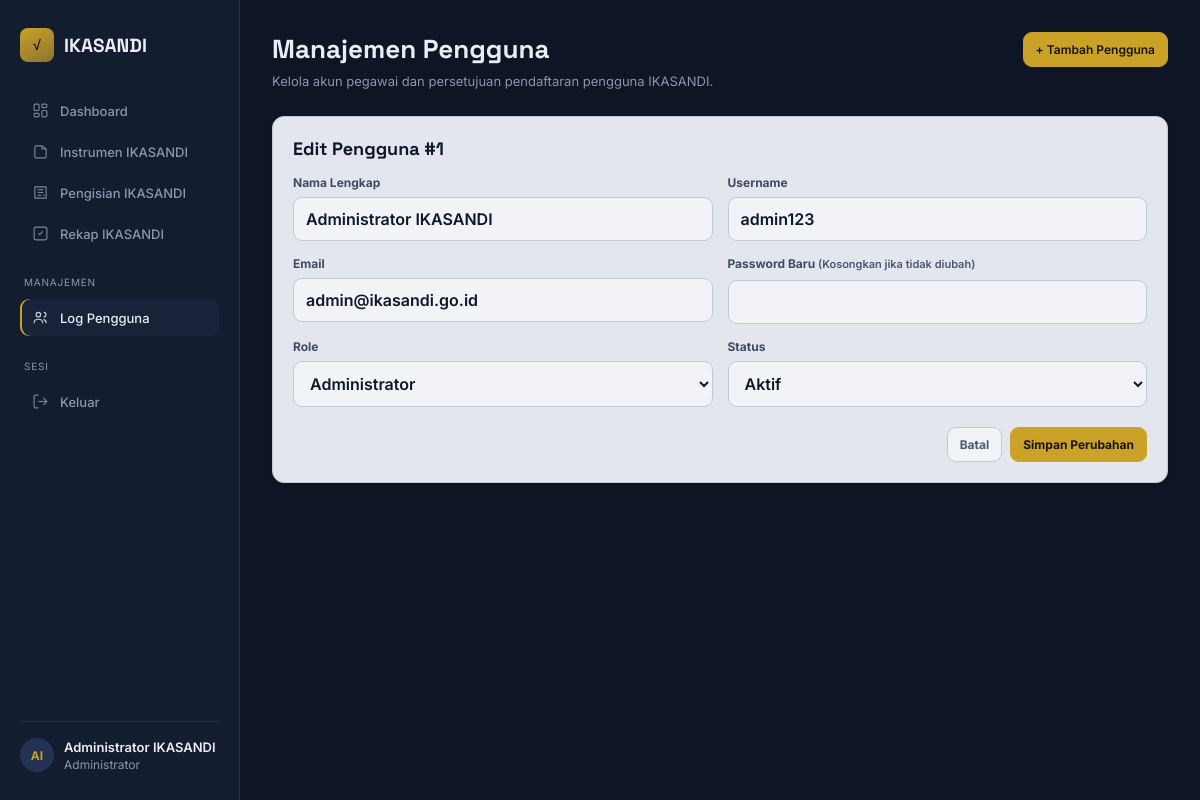
Page /log_pengguna.php?edit=1 (signed in) on the committed database.
### tables this page shows
CREATE TABLE `users` (
  `id` int(11) NOT NULL,
  `username` varchar(50) NOT NULL,
  `password` varchar(255) NOT NULL,
  `nama_lengkap` varchar(150) NOT NULL,
  `email` varchar(150) DEFAULT NULL,
  `role` enum('admin','operator') NOT NULL DEFAULT 'operator',
  `status` enum('aktif','nonaktif','menunggu','ditolak') NOT NULL DEFAULT 'menunggu',
  `created_at` datetime DEFAULT current_timestamp(),
  `updated_at` datetime DEFAULT current_timestamp() ON UPDATE current_timestamp(),
  `reset_token` char(64) DEFAULT NULL,
  `reset_expires` datetime DEFAULT NULL
);

### log_pengguna.php (the view, shortened to what this page needs)
<?php
require_once 'koneksi.php';
$id_login = (int) $_SESSION['user_id'];
function e($value)
{
    return htmlspecialchars((string)$value, ENT_QUOTES, 'UTF-8');
}
$csrf = $_SESSION['csrf_token'];
$stmt = mysqli_prepare(
    $koneksi,
    "SELECT id, username, nama_lengkap, email, role, status
     FROM users
     WHERE id = ?
     LIMIT 1"
);
mysqli_stmt_bind_param($stmt, 'i', $id_login);
mysqli_stmt_execute($stmt);
$result_login = mysqli_stmt_get_result($stmt);
$akun_login = mysqli_fetch_assoc($result_login);
$nama_sidebar = trim($akun_login['nama_lengkap'] ?? '');
$role_sidebar = strtolower($akun_login['role'] ?? '');
$role_label_sidebar = ($role_sidebar === 'admin')
    ? 'Administrator'
    : (($role_sidebar === 'operator')
        ? 'Operator'
        : ucfirst($role_sidebar));
$nama_parts = preg_split('/\s+/', $nama_sidebar);
$inisial_sidebar = '';
foreach (array_slice($nama_parts, 0, 2) as $part) {
    if ($part !== '') {
        $inisial_sidebar .= mb_strtoupper(
            mb_substr($part, 0, 1, 'UTF-8'),
            'UTF-8'
        );
    }
}
$edit_user = null;
if (isset($_GET['edit'])) {
    $edit_id = (int)$_GET['edit'];
    if ($edit_id > 0) {
        $stmt = mysqli_prepare(
            $koneksi,
            "SELECT id, username, nama_lengkap,
                    email, role, status
             FROM users
             WHERE id = ?
             LIMIT 1"
        );
        mysqli_stmt_bind_param($stmt, 'i', $edit_id);
        mysqli_stmt_execute($stmt);
        $edit_user = mysqli_fetch_assoc(
            mysqli_stmt_get_result($stmt)
        );
    }
}
?>
<!DOCTYPE html>
<html lang="id">
<head>
</head>
<body>
<div class="layout">
    <aside class="side">
        <div class="brand">
            <div class="mark">√</div>
            IKASANDI
        </div>
        <nav>
            <a class="navitem" href="index.php">
                <svg viewBox="0 0 24 24" fill="none"
                     stroke="currentColor" stroke-width="1.6">
                    <rect x="3" y="3" width="7" height="9" rx="1.5"/>
                    <rect x="14" y="3" width="7" height="5" rx="1.5"/>
                    <rect x="14" y="12" width="7" height="9" rx="1.5"/>
                    <rect x="3" y="16" width="7" height="5" rx="1.5"/>
                </svg>
                Dashboard
            </a>
            <a class="navitem" href="instrumen_ikasandi.php">
                <svg viewBox="0 0 24 24" fill="none"
                     stroke="currentColor" stroke-width="1.6">
                    <path d="M4 19.5V6a2 2 0 0 1 2-2h8.5L20 8.5V19.5a1.5 1.5 0 0 1-1.5 1.5h-13A1.5 1.5 0 0 1 4 19.5Z"/>
                    <path d="M14 4v4.5H20"/>
                </svg>
                Instrumen IKASANDI
            </a>
            <a class="navitem" href="pengisian_ikasandi.php">
                <svg viewBox="0 0 24 24" fill="none"
                     stroke="currentColor" stroke-width="1.6">
                    <path d="M4 4h16v16H4z"/>
                    <path d="M8 8h8"/>
                    <path d="M8 12h8"/>
                    <path d="M8 16h5"/>
                    <path d="M16 16h2"/>
                </svg>
                Pengisian IKASANDI
            </a>
            <a class="navitem" href="rekap_ikasandi.php">
                <svg viewBox="0 0 24 24" fill="none"
                     stroke="currentColor" stroke-width="1.6">
                    <path d="M9 11.5l2 2 4-4.5"/>
                    <rect x="3" y="3" width="18" height="18" rx="3"/>
                </svg>
                Rekap IKASANDI
            </a>
            <div class="navlabel">MANAJEMEN</div>
            <a class="navitem active" href="log_pengguna.php">
                <svg viewBox="0 0 24 24" fill="none"
                     stroke="currentColor" stroke-width="1.6">
                    <circle cx="9" cy="8" r="3.2"/>
                    <path d="M3 20c0-3.3 2.7-5.5 6-5.5s6 2.2 6 5.5"/>
                    <path d="M16.5 4.8a3.2 3.2 0 0 1 0 6.4"/>
                    <path d="M20 20c0-2.6-1.6-4.6-3.8-5.3"/>
                </svg>
                Log Pengguna
            </a>
            <div class="navlabel">SESI</div>
            <a class="navitem" href="logout.php">
                <svg viewBox="0 0 24 24" fill="none"
                     stroke="currentColor" stroke-width="1.6">
                    <path d="M9 21H5a2 2 0 0 1-2-2V5a2 2 0 0 1 2-2h4"/>
                    <path d="M16 17l5-5-5-5"/>
                    <path d="M21 12H9"/>
                </svg>
                Keluar
            </a>
        </nav>
        <div class="side-foot">
            <div class="avatar">
                <?= e($inisial_sidebar) ?>
            </div>
            <div class="profile-info">
                <div class="who"
                     title="<?= e($nama_sidebar) ?>">
                    <?= e($nama_sidebar) ?>
                </div>
                <div class="role">
                    <?= e($role_label_sidebar) ?>
                </div>
            </div>
        </div>
    </aside>
    <main class="main">
        <div class="page-head">
            <div>
                <h1>Manajemen Pengguna</h1>
                <p>
                    Kelola akun pegawai dan persetujuan
                    pendaftaran pengguna IKASANDI.
                </p>
            </div>
            <a class="btn btn-primary"
               href="log_pengguna.php?tambah=1">
                + Tambah Pengguna
            </a>
        </div>
        <?php if (isset($_GET['tambah'])): ?>
            <div class="card">
                <h2 class="section-title">Tambah Pengguna</h2>
                <p class="help">
                    Admin dapat membuat akun secara langsung.
                    Pendaftaran pegawai dapat menggunakan status
                    Menunggu untuk memerlukan persetujuan admin.
                </p>
                <form method="post">
                    <input type="hidden"
                           name="csrf_token"
                           value="<?= e($csrf) ?>">
                    <input type="hidden"
                           name="aksi"
                           value="tambah">
                    <div class="form-grid">
                        <div class="form-group">
                            <label>Nama Lengkap</label>
                            <input class="form-control"
                                   type="text"
                                   name="nama_lengkap"
                                   required>
                        </div>
                        <div class="form-group">
                            <label>Username</label>
                            <input class="form-control"
                                   type="text"
                                   name="username"
                                   required>
                        </div>
                        <div class="form-group">
                            <label>Email</label>
                            <input class="form-control"
                                   type="email"
                                   name="email"
                                   required>
                        </div>
                        <div class="form-group">
                            <label>Password</label>
                            <input class="form-control"
                                   type="password"
                                   name="password"
                                   minlength="6"
                                   required>
                        </div>
                        <div class="form-group">
                            <label>Role</label>
                            <select class="form-control" name="role">
                                <option value="operator">Operator</option>
                                <option value="admin">Administrator</option>
                            </select>
                        </div>
                        <div class="form-group">
                            <label>Status</label>
                            <select class="form-control" name="status">
                                <option value="aktif">Aktif</option>
                                <option value="menunggu">Menunggu</option>
                                <option value="nonaktif">Nonaktif</option>
                                <option value="ditolak">Ditolak</option>
                            </select>
                        </div>
                    </div>
                    <div class="form-actions">
                        <a class="btn btn-muted"
                           href="log_pengguna.php">
                            Batal
                        </a>
                        <button class="btn btn-primary"
                                type="submit">
                            Simpan Pengguna
                        </button>
                    </div>
                </form>
            </div>
        <!-- =================================================
             FORM EDIT PENGGUNA
             ================================================= -->
        <?php elseif ($edit_user): ?>
            <div class="card">
                <h2 class="section-title">
                    Edit Pengguna #<?= (int)$edit_user['id'] ?>
                </h2>
                <form method="post">
                    <div class="form-grid">
                        <div class="form-group">
                            <label>Nama Lengkap</label>
                            <input class="form-control"
                                   type="text"
                                   name="nama_lengkap"
                                   value="<?= e($edit_user['nama_lengkap']) ?>"
                                   required>
                        </div>
                        <div class="form-group">
                            <label>Username</label>
                            <input class="form-control"
                                   type="text"
                                   name="username"
                                   value="<?= e($edit_user['username']) ?>"
                                   required>
                        </div>
                        <div class="form-group">
                            <label>Email</label>
                            <input class="form-control"
                                   type="email"
                                   name="email"
                                   value="<?= e($edit_user['email']) ?>"
                                   required>
                        </div>
                        <div class="form-group">
                            <label>
                                Password Baru
                                <span class="help">
                                    (Kosongkan jika tidak diubah)
                                </span>
                            </label>
                            <input class="form-control"
                                   type="password"
                                   name="password"
                                   minlength="6">
                        </div>
                        <div class="form-group">
                            <label>Role</label>
                            <select class="form-control" name="role">
                                <option value="admin"
                                    <?= $edit_user['role'] === 'admin'
                                        ? 'selected' : '' ?>>
                                    Administrator
                                </option>
                            </select>
                        </div>
                        <div class="form-group">
                            <label>Status</label>
                            <select class="form-control" name="status">
                                <?php foreach (
                                    ['aktif', 'menunggu', 'nonaktif', 'ditolak']
                                    as $s
                                ): ?>
                                    <option value="<?= e($s) ?>"
                                        <?= $edit_user['status'] === $s
                                            ? 'selected' : '' ?>>
                                        <?= e(ucfirst($s)) ?>
                                    </option>
                                <?php endforeach; ?>
                            </select>
                        </div>
                    </div>
                    <div class="form-actions">
                        <a class="btn btn-muted"
                           href="log_pengguna.php">
                            Batal
                        </a>
                        <button class="btn btn-primary"
                                type="submit">
                            Simpan Perubahan
                        </button>
                    </div>
                </form>
            </div>
        <?php endif; ?>
    </main>
</div>
</body>
</html>

### rows in the picture
users: nama_lengkap "Administrator IKASANDI", role "Administrator", id "1", username "admin123", email "admin@ikasandi.go.id", status "Aktif"

### other values in the picture
$inisial_sidebar "AI"
